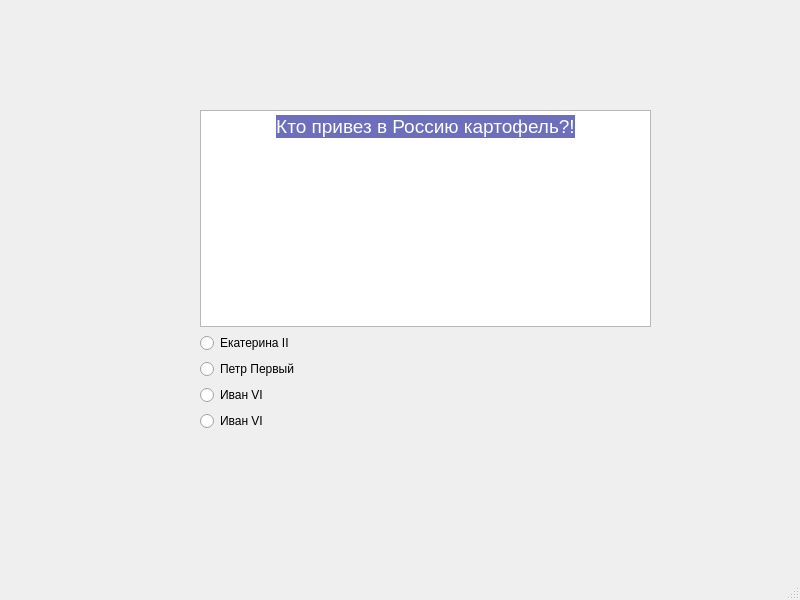
<?xml version="1.0" encoding="UTF-8"?>
<ui version="4.0">
 <class>MainWindow</class>
 <widget class="QMainWindow" name="MainWindow">
  <property name="geometry">
   <rect>
    <x>0</x>
    <y>0</y>
    <width>800</width>
    <height>600</height>
   </rect>
  </property>
  <property name="windowTitle">
   <string>MainWindow</string>
  </property>
  <widget class="QWidget" name="centralwidget">
   <widget class="QStackedWidget" name="stackedWidget">
    <property name="geometry">
     <rect>
      <x>160</x>
      <y>10</y>
      <width>511</width>
      <height>501</height>
     </rect>
    </property>
    <property name="currentIndex">
     <number>1</number>
    </property>
    <widget class="QWidget" name="page">
     <widget class="QWidget" name="verticalLayoutWidget">
      <property name="geometry">
       <rect>
        <x>50</x>
        <y>20</y>
        <width>411</width>
        <height>461</height>
       </rect>
      </property>
      <layout class="QVBoxLayout" name="verticalLayout">
       <item>
        <widget class="QTextBrowser" name="textBrowser">
         <property name="html">
          <string>&lt;!DOCTYPE HTML PUBLIC &quot;-//W3C//DTD HTML 4.0//EN&quot; &quot;http://www.w3.org/TR/REC-html40/strict.dtd&quot;&gt;
&lt;html&gt;&lt;head&gt;&lt;meta name=&quot;qrichtext&quot; content=&quot;1&quot; /&gt;&lt;style type=&quot;text/css&quot;&gt;
p, li { white-space: pre-wrap; }
&lt;/style&gt;&lt;/head&gt;&lt;body style=&quot; font-family:'MS Shell Dlg 2'; font-size:8.25pt; font-weight:400; font-style:normal;&quot;&gt;
&lt;p align=&quot;justify&quot; style=&quot; margin-top:0px; margin-bottom:0px; margin-left:0px; margin-right:0px; -qt-block-indent:0; text-indent:0px;&quot;&gt;&lt;span style=&quot; font-family:'Roboto','sans-serif'; font-size:14pt; color:#ffffff; background-color:#6b6fbc;&quot;&gt;	У большинства из нас есть какие-то остаточные знания из прошлого, каким-то непонятным образом закрепившиеся в памяти. Этот забавный тест поможет немного расшевелить ваши извилины и проверит работоспособность вашего мозга. Приходилось ли вам слышать фразу &amp;quot;Да у тебя мозги вообще есть&amp;quot;? Ответив на 15 вопросов нашего теста, вы получите научно-обоснованный ответ. Для этого нужно 10 раз глубоко вдохнуть, закрыть глаза на 3 секунды, вспомнить первого школьного учителя и нажать кнопку «Начать». Готовы? Тогда поехали!&lt;/span&gt;&lt;/p&gt;&lt;/body&gt;&lt;/html&gt;</string>
         </property>
        </widget>
       </item>
       <item>
        <widget class="QPushButton" name="pushButton1">
         <property name="text">
          <string>Ok!</string>
         </property>
        </widget>
       </item>
      </layout>
     </widget>
    </widget>
    <widget class="QWidget" name="page_2">
     <widget class="QWidget" name="verticalLayoutWidget_2">
      <property name="geometry">
       <rect>
        <x>40</x>
        <y>100</y>
        <width>451</width>
        <height>321</height>
       </rect>
      </property>
      <layout class="QVBoxLayout" name="verticalLayout_2">
       <item>
        <widget class="QTextBrowser" name="textBrowser_2">
         <property name="html">
          <string>&lt;!DOCTYPE HTML PUBLIC &quot;-//W3C//DTD HTML 4.0//EN&quot; &quot;http://www.w3.org/TR/REC-html40/strict.dtd&quot;&gt;
&lt;html&gt;&lt;head&gt;&lt;meta name=&quot;qrichtext&quot; content=&quot;1&quot; /&gt;&lt;style type=&quot;text/css&quot;&gt;
p, li { white-space: pre-wrap; }
&lt;/style&gt;&lt;/head&gt;&lt;body style=&quot; font-family:'MS Shell Dlg 2'; font-size:8.25pt; font-weight:400; font-style:normal;&quot;&gt;
&lt;p align=&quot;center&quot; style=&quot; margin-top:0px; margin-bottom:0px; margin-left:0px; margin-right:0px; -qt-block-indent:0; text-indent:0px;&quot;&gt;&lt;span style=&quot; font-family:'Roboto','sans-serif'; font-size:14pt; color:#ffffff; background-color:#6b6fbc;&quot;&gt;Кто привез в Россию картофель?!&lt;/span&gt;&lt;/p&gt;&lt;/body&gt;&lt;/html&gt;</string>
         </property>
        </widget>
       </item>
       <item>
        <widget class="QRadioButton" name="radioButton">
         <property name="text">
          <string>Екатерина II</string>
         </property>
        </widget>
       </item>
       <item>
        <widget class="QRadioButton" name="radioButton_2">
         <property name="text">
          <string>Петр Первый</string>
         </property>
        </widget>
       </item>
       <item>
        <widget class="QRadioButton" name="radioButton_3">
         <property name="text">
          <string>Иван VI</string>
         </property>
        </widget>
       </item>
       <item>
        <widget class="QRadioButton" name="radioButton_4">
         <property name="text">
          <string>Иван VI</string>
         </property>
        </widget>
       </item>
      </layout>
     </widget>
    </widget>
    <widget class="QWidget" name="page_3"/>
   </widget>
  </widget>
  <widget class="QMenuBar" name="menubar">
   <property name="geometry">
    <rect>
     <x>0</x>
     <y>0</y>
     <width>800</width>
     <height>21</height>
    </rect>
   </property>
  </widget>
  <widget class="QStatusBar" name="statusbar"/>
 </widget>
 <resources/>
 <connections/>
</ui>
